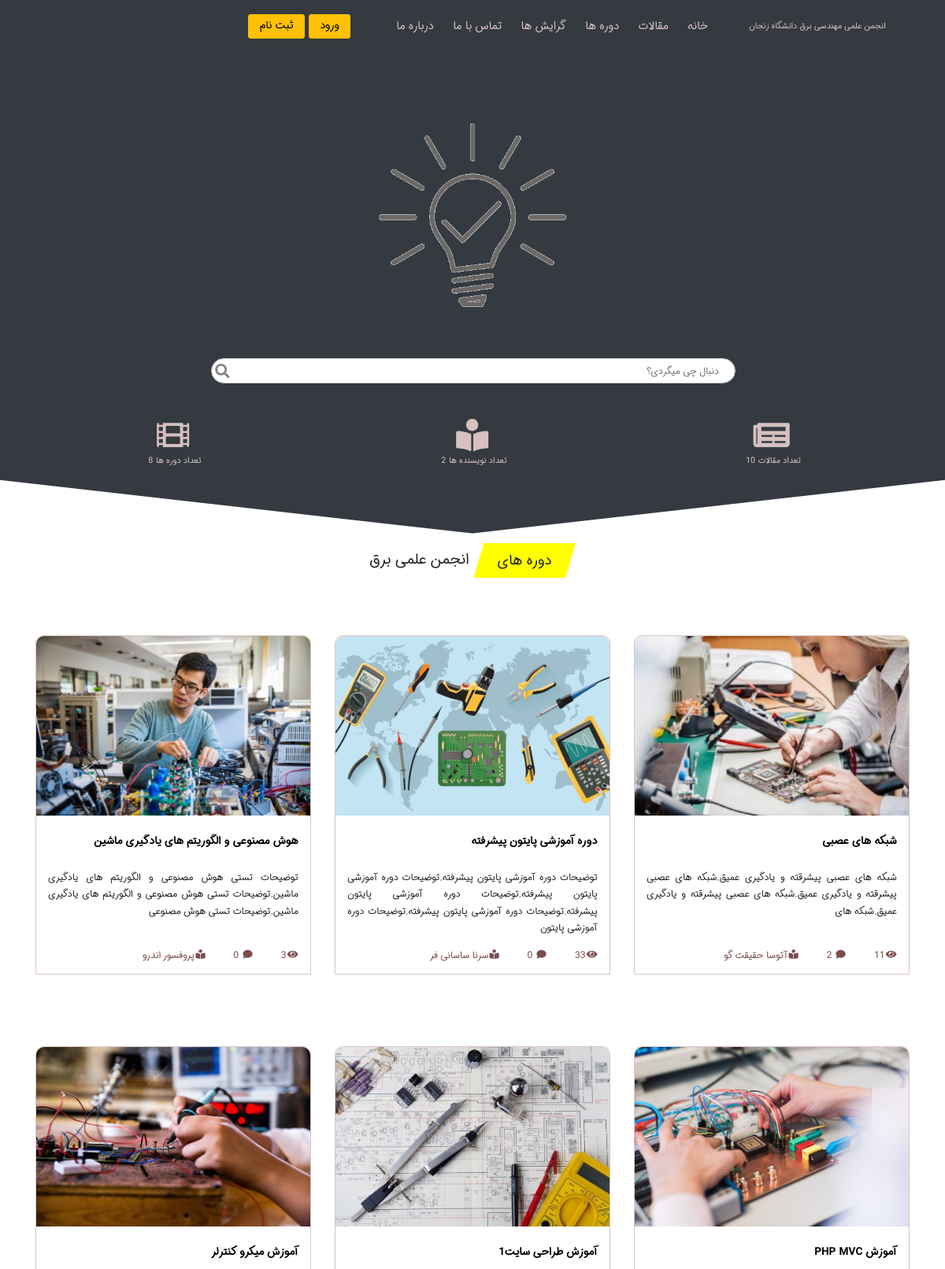
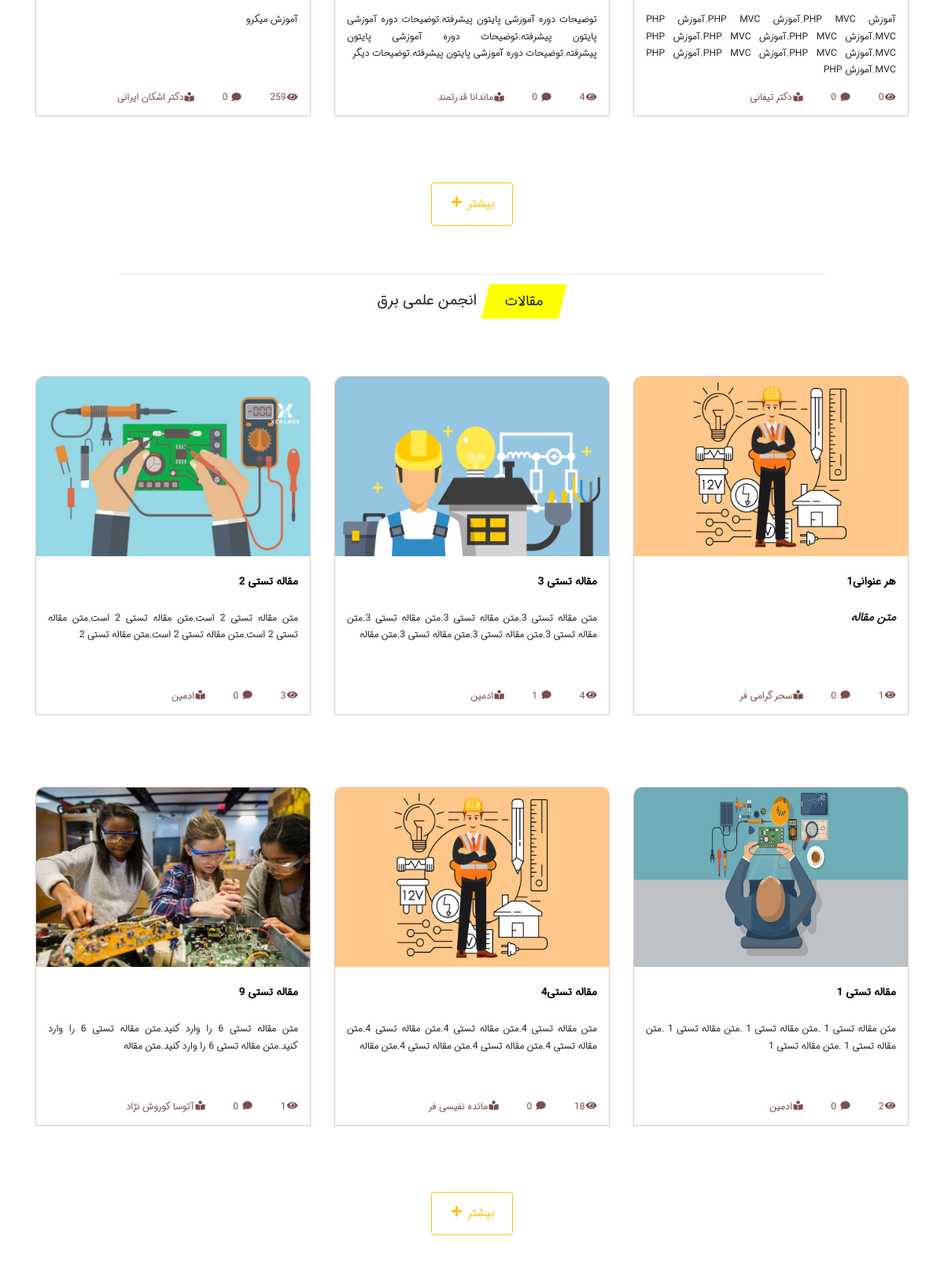
The page / (upper part) on the database its author committed (2 pictures, top to bottom).
### tables this page shows
CREATE TABLE `setting_tbl` (
  `id` int(11) NOT NULL,
  `title_site` varchar(250) NOT NULL,
  `logo_site` varchar(250) NOT NULL,
  `link_instagram` varchar(250) NOT NULL,
  `link_telegram` varchar(250) NOT NULL,
  `address` varchar(250) NOT NULL,
  `link_znu` varchar(250) NOT NULL,
  `link_olom` varchar(250) NOT NULL,
  `link_library` varchar(250) NOT NULL,
  `link_nima` varchar(250) NOT NULL,
  `link_golestan` varchar(250) NOT NULL,
  `copyright` text NOT NULL,
  `about_znu` text NOT NULL,
  `email` varchar(250) NOT NULL
);

CREATE TABLE `menu_tbl` (
  `id` int(11) NOT NULL,
  `title` varchar(250) NOT NULL,
  `url` varchar(250) NOT NULL,
  `chid` int(11) NOT NULL,
  `sort` int(11) NOT NULL,
  `status` int(11) NOT NULL
);

CREATE TABLE `course_tbl` (
  `id` int(11) NOT NULL,
  `title` varchar(250) NOT NULL,
  `body` text NOT NULL,
  `tags` varchar(255) NOT NULL,
  `image` varchar(250) NOT NULL,
  `teacher` varchar(250) NOT NULL,
  `price` int(11) NOT NULL,
  `date` varchar(250) NOT NULL,
  `show_status` int(11) NOT NULL,
  `view_course` bigint(100) NOT NULL
);

CREATE TABLE `paper_tbl` (
  `id` int(11) NOT NULL,
  `name` varchar(250) NOT NULL,
  `userid` int(11) NOT NULL,
  `title` varchar(250) NOT NULL,
  `body` text NOT NULL,
  `tags` varchar(255) NOT NULL,
  `status` int(11) NOT NULL,
  `show_status` int(11) NOT NULL,
  `date` int(11) NOT NULL,
  `image` varchar(250) NOT NULL,
  `plock` int(11) NOT NULL,
  `view_paper` bigint(100) NOT NULL
);

### controller/Clayout.php (called while the page is built, shortened)
<?php
require_once 'admin/model/Mmenu.php';
require_once 'admin/model/Msetting.php';
require_once 'admin/model/Mpaper.php';
require_once 'admin/model/Mcourse.php';
require_once 'admin/model/Muser.php';
$course=new course();
$paper=new paper();
$menu = new menu();
$setting = new setting();
$user = new user();
$menu_list=$menu->enable_menu_list();
$settings = $setting->setting_show();
$paper_results=$paper->enable_count_paper_list();
$course_results=$course->enable_count_course_list();
$user_results=$user->enable_count_writer_list();
?>

### admin/model/Mindex.php (called while the page is built, shortened)
<?php
class main {
    public function __construct()
    {
        global $pdo;
        $this->pdo=$pdo;
    }
}

### admin/model/Msetting.php (called while the page is built, shortened)
<?php
require_once 'Mindex.php';
class setting extends main
{
    public function setting_show()
    {
        $sql = $this->pdo->prepare("SELECT * FROM setting_tbl ");
        $sql->execute();
        $result = $sql->fetch(PDO::FETCH_ASSOC);
        return $result;
    }
}

### admin/model/Mmenu.php (called while the page is built, shortened)
<?php
require_once 'Mindex.php';
class menu extends main
{
    public function enable_menu_list()
    {
        $sql = $this->pdo->prepare("SELECT * FROM menu_tbl WHERE status=? AND chid=? ORDER BY sort ASC");
        $sql->bindValue(1,'1');
        $sql->bindValue(2,'0');
        $sql->execute();
        $result = $sql->fetchAll(PDO::FETCH_ASSOC);
        return $result;
    }
    public function enable_submenu_list($id)
    {
        $sql = $this->pdo->prepare("SELECT * FROM menu_tbl WHERE status=? AND chid=? ORDER BY sort ASC");
        $sql->bindValue(1,'1');
        $sql->bindValue(2,$id);
        $sql->execute();
        $result = $sql->fetchAll(PDO::FETCH_ASSOC);
        return $result;
    }
}

### admin/model/Mpaper.php (called while the page is built, shortened)
<?php
require_once 'Mindex.php';
class paper extends main
{
    public function enable_limit_paper_list() {
        $sql = $this->pdo->prepare("SELECT * FROM paper_tbl WHERE show_status=? ORDER BY date DESC LIMIT 6");
        $sql->bindValue(1,'1');
        $sql->execute();
        $result = $sql->fetchAll(PDO::FETCH_ASSOC);
        return $result;
    }
    public function enable_count_paper_list() {
        $sql = $this->pdo->prepare("SELECT COUNT(id) FROM paper_tbl WHERE show_status=? ORDER BY date DESC LIMIT 6");
        $sql->bindValue(1,'1');
        $sql->execute();
        $results = $sql->fetch(PDO::FETCH_ASSOC);
        return $results;
    }
}

### admin/model/Muser.php (called while the page is built, shortened)
<?php
require_once 'Mindex.php';
class user extends main
{
    public function enable_count_writer_list()
    {
        $sql = $this->pdo->prepare("SELECT COUNT(id) FROM user_tbl WHERE status=? AND verifyAdmin=? ");
        $sql->bindValue(1,'1');
        $sql->bindValue(2,'1');
        $sql->execute();
        $results = $sql->fetch(PDO::FETCH_ASSOC);
        return $results;
    }
}

### admin/model/Mcourse.php (called while the page is built, shortened)
<?php
require_once 'Mindex.php';
class course extends main
{
    public function enable_count_course_list()
    {
        $sql = $this->pdo->prepare("SELECT COUNT(id) FROM course_tbl WHERE show_status=? ORDER BY date DESC ");
        $sql->bindValue(1, '1');
        $sql->execute();
        $results = $sql->fetch(PDO::FETCH_ASSOC);
        return $results;
    }
    public function enable_limit_course_list()
    {
        $sql = $this->pdo->prepare("SELECT * FROM course_tbl WHERE show_status=? ORDER BY date DESC LIMIT 6");
        $sql->bindValue(1, '1');
        $sql->execute();
        $result = $sql->fetchAll(PDO::FETCH_ASSOC);
        return $result;
    }
}

### controller/Cindex.php (called while the page is built)
<?php
require_once 'admin/model/Mpaper.php';
require_once 'admin/model/Mcourse.php';
$course=new course();
$paper=new paper();
$paper_list=$paper->enable_limit_paper_list();
$course_list=$course->enable_limit_course_list();
require_once 'view/index/index.php';?>

### public/include/function.php (called while the page is built)
<?php
function limit_words($string, $word_limit)
{
    $words = explode(" ",$string);
    return implode(" ",array_splice($words,0,$word_limit));
}
       ?>

### view/index/index.php (the view, shortened to what this page needs)
<section class="latest-course mt-4 ">
    <div class="container">
        <div class=" d-flex justify-content-center">
            <h5><span class="content-title">دوره های</span> انجمن علمی برق</h5>
        </div>
        <div class="row">
            <?php foreach ($course_list as $course) :
            ?>
                <div class="col-12 col-md-6 col-lg-4  mb-3 ">
                    <div class="course">
                        <div class="course-item">
                            <a href="index.php?c=course&a=detail&id=<?php echo  $course['id']; ?>"> <img src="<?php echo $course['image']; ?>" alt="course-image" class="img-fluid course-img"></a>
                        </div>
                        <div class="course-caption ">
                            <a href="index.php?c=course&a=detail&id=<?php echo  $course['id']; ?>" class="course-link "><?php echo $course['title']; ?> </a>
                            <div><?php echo limit_words($course['body'], 20) ; ?></div>
                            <span class="seen-caption" title="تعداد بازدیدها"><i class="fas fa-eye fa-fw"></i><?php echo $course['view_course']; ?></span>
                            <span class="seen-comment" title="تعداد نظرات"><i class="fas fa-comment fa-fw"></i>
                            </span>
                            <span class="seen-writer" title="مدرس دوره"><i class="fas fa-book-reader fa-fw"></i><?php echo $course['teacher']; ?></span>
                        </div>
                    </div>
                </div>
            <?php endforeach; ?>
        </div>
    </div>
</section>
<br>
<br>
<br>
<div class="d-flex justify-content-center"><a href="index.php?c=course&a=list" class="btn btn-outline-warning px-4 py-3 mx-auto">بیشتر <i class="fas fa-plus fa-fw"></i></a></div>
<br>
<br>
<hr class="w-75">
<section class="latest-paper mt-4 ">
    <div class="container">
        <div class=" d-flex justify-content-center">
        <h5><span class="content-title"> مقالات</span> انجمن علمی برق</h5>
        </div>
        <div class="row ">
            <?php foreach ($paper_list as $paper) :
            ?>
                <div class="col-12 col-md-6 col-lg-4  mb-3 ">
                    <div class="course">
                        <div class="course-item">
                            <a href="index.php?c=paper&a=detail&id=<?php echo  $paper['id']; ?>"> <img src="<?php echo $paper['image']; ?>" alt="paper-image" class="img-fluid course-img"></a>
                        </div>
                        <div class="course-caption">
                            <a href="index.php?c=paper&a=detail&id=<?php echo  $paper['id']; ?>" class="course-link"> <?php echo $paper['title']; ?></a>
                            <div><?php echo limit_words($paper['body'], 20); ?></div>
                            <span class="seen-caption" title="تعداد بازدیدها"><i class="fas fa-eye fa-fw"></i><?php echo $paper['view_paper']; ?></span>
                            <span class="seen-comment" title="تعداد نظرات"><i class="fas fa-comment fa-fw"></i>
                            </span>
                            <span class="seen-writer"title="نویسنده مقاله"><i class="fas fa-book-reader fa-fw"></i><?php echo $paper['name']; ?></span>
                        </div>
                    </div>
                </div>
            <?php endforeach; ?>
        </div>
    </div>
</section>
<br>
<br>
<br>
<div class="d-flex justify-content-center "><a href="index.php?c=paper&a=list" class="btn btn-outline-warning px-4 py-3 mx-auto">بیشتر <i class="fas fa-plus fa-fw"></i></a></div>
<br>
<br>

### view/layout/header.php (shortened to what this page needs)
<?php $search_content=@$_POST['search_content']?$_POST['search_content']:null; ?>
<html lang="en">
<head>
    <link rel="stylesheet" href="public/default/css/sweet-alert.css">
    <link rel="stylesheet" href="public/default/css/bootstrap.css">
    <link rel="stylesheet" href="public/default/css/style.css">
</head>
<body>
    <header class="bg-dark pb-lg-5">
        <div class="container">
            <nav class="navbar navbar-expand-lg navbar-light pt-3 pb-lg-5" id="top_nav">
                <a class="navbar-brand" href="#"><?php echo $settings['title_site']; ?> </a>
                <div class="collapse navbar-collapse" id="navbarSupportedContent">
                    <ul class="navbar-nav">
                        <?php foreach ($menu_list as $val) :
                            $rows = $menu->enable_submenu_list($val['id']);
                            if ($rows) {
                        ?>
                                <li class="nav-item dropdown">
                                    <a class="nav-link dropdown-toggle" href="<?php echo $val['url']; ?>" id="navbarDropdown" role="button" data-toggle="dropdown" aria-haspopup="true" aria-expanded="false">
                                        <?php echo $val['title']; ?>
                                    </a>
                                    <div class="dropdown-menu dropdown-menu-right" aria-labelledby="navbarDropdown">
                                        <?php foreach ($rows as $row) : ?>
                                            <a class="dropdown-item" href="<?php echo $row['url']; ?>"><?php echo $row['title']; ?> </a>
                                        <?php endforeach; ?>
                                    </div>
                                </li>
                            <?php } else { ?>
                                <li class="nav-item ">
                                    <a class="nav-link " href=" <?php echo $val['url']; ?>" id="navbarDropdown" role="button" aria-haspopup="true" aria-expanded="false">
                                        <?php echo $val['title']; ?>
                                    </a>
                                </li>
                            <?php } ?>
                        <?php endforeach; ?>
                    </ul>
                    <div class="mr-5">
                        <?php
                        if (isset($_SESSION['user_id'])) {
                            echo '<span class= "mx-2 header-login my-2">' . $_SESSION['name'] . ' عزیز خوش آمدی</span> ';
                            ?><div> <?php if($_SESSION['role']){
                                echo " <a class=' btn btn-warning btn-sm header-login-link my-2' href='admin/index.php' >پنل کاربری من</a>";
                            }else {
                                echo " <a class=' btn btn-warning btn-sm header-login-link my-2' href='admin/dashbord.php' >پنل کاربری من</a>";
                            }
                            echo " <a class=' btn btn-warning btn-sm header-login-link my-2' href='index.php?c=user&a=logout' >خروج</a>";
                            ?></div>
                        <?php } else {
                            echo "<a class='btn btn-warning btn-sm header-login-link' href='index.php?c=user&a=login'>ورود</a> ";
                            echo "<a class='btn btn-warning btn-sm header-login-link' href='index.php?c=user&a=register' >ثبت نام</a>";
                        }
                        ?>
                    </div>
                </div>
            </nav>
            <div class="row justify-content-center">
                <div class="col-4  w-50 h-50"><img src="public/default/image/bg.gif" alt="animation-background" class="img-fluid"></div>
            </div>
            <div class="pt-lg-1 pb-5 pt-0 mt-lg-1 mt-0">
                <form class="form-inline my-2 my-lg-0 mr-auto justify-content-center" method="POST" action="index.php?c=search">
                    <input class="form-control mr-sm-2 placholder search-box" type="search" placeholder="دنبال چی میگردی؟" aria-label="Search" name="search_content" value="<?php echo $search_content;?>" >
                    <button class="search-icon btn" type="submit"><i class="fas fa-search fa-fw"></i></button>
                </form>
            </div>
            <div>
                <div class="row justify-content-center mb-4">
                    <div class="col-4 info-site "><a href="#" class="info-icon"> <i class="fas fa-newspaper fa-fw"></i></a>
                        <div class="row d-flex justify-content-center">
                            <p> تعداد مقالات </p>
                            <p class="px-1"> <?php echo $paper_counts; ?> </p>
                        </div>
                    </div>
                    <div class="col-4 info-site"><a href="#" class="info-icon"> <i class="fas fa-book-reader fa-fw"></i></a>
                        <div class="row d-flex justify-content-center">
                            <p>تعداد نویسنده ها</p>
                            <p class="px-1"> <?php echo $user_counts; ?> </p>
                        </div>
                    </div>
                    <div class="col-4 info-site "><a href="#" class="info-icon"> <i class="fas fa-film fa-fw"></i></a>
                        <div class="row d-flex justify-content-center">
                            <p>تعداد دوره ها</p>
                            <p class="px-1"> <?php echo $course_counts; ?> </p>
                        </div>
                    </div>
                </div>
            </div>
        </div>
    </header>

### rows shown on the page
setting_tbl: title_site "انجمن علمی مهندسی برق دانشگاه زنجان"
menu_tbl: title "خانه"
menu_tbl: title "مقالات"
menu_tbl: title "دوره ها"
menu_tbl: title "گرایش ها"
menu_tbl: title "تماس با ما"
menu_tbl: title "درباره ما"
course_tbl: image (picture), title "شبکه های عصبی", body "شبکه های عصبی پیشرقته و یادگیری عمیق.شبکه های عصبی پیشرقته و یادگیری عمیق.شبکه های عصبی پیشرقته و یادگیری عمیق.شبکه های", view_course "11", teacher "آتوسا حقیقت گو"
course_tbl: image (picture), title "دوره آموزشی پایتون پیشرفته", body "توضیحات دوره آموزشی پایتون پیشرفته.توضیحات دوره آموزشی پایتون پیشرفته.توضیحات دوره آموزشی پایتون پیشرفته.توضیحات دوره آموزشی پایتون پیشرفته.توضیحات دوره آموزشی پایتون", view_course "33", teacher "سرنا ساسانی فر"
course_tbl: image (picture), title "هوش مصنوعی و الگوریتم های یادگیری ماشین", body "توضیحات تستی هوش مصنوعی و الگوریتم های یادگیری ماشین.توضیحات تستی هوش مصنوعی و الگوریتم های یادگیری ماشین.توضیحات تستی هوش مصنوعی", view_course "3", teacher "پروفسور اندرو"
course_tbl: image (picture), title "آموزش PHP MVC", body "آموزش PHP MVC.آموزش PHP MVC.آموزش PHP MVC.آموزش PHP MVC.آموزش PHP MVC.آموزش PHP MVC.آموزش PHP MVC.آموزش PHP MVC.آموزش PHP MVC.آموزش PHP", view_course "0", teacher "دکتر تیفانی"
course_tbl: image (picture), title "آموزش طراحی سایت1", body "توضیحات دوره آموزشی پایتون پیشرفته.توضیحات دوره آموزشی پایتون پیشرفته.توضیحات دوره آموزشی پایتون پیشرفته.توضیحات دوره آموزشی پایتون پیشرفته.توضیحات دیگر", view_course "4", teacher "ماندانا قدرتمند"
course_tbl: image (picture), title "آموزش میکرو کنترلر", body "آموزش میکرو", view_course "259", teacher "دکتر اشکان ایرانی"
paper_tbl: image (picture), title "هر عنوانی1", body "متن مقاله", view_paper "1", name "سحر گرامی فر"
paper_tbl: image (picture), title "مقاله تستی 3", body "متن مقاله تستی 3.متن مقاله تستی 3.متن مقاله تستی 3.متن مقاله تستی 3.متن مقاله تستی 3.متن مقاله تستی 3.متن مقاله", view_paper "4", name "ادمین"
paper_tbl: image (picture), title "مقاله تستی 2", body "متن مقاله تستی 2 است.متن مقاله تستی 2 است.متن مقاله تستی 2 است.متن مقاله تستی 2 است.متن مقاله تستی 2", view_paper "3", name "ادمین"
paper_tbl: image (picture), title "مقاله تستی 1", body "متن مقاله تستی 1 .متن مقاله تستی 1 .متن مقاله تستی 1 .متن مقاله تستی 1 .متن مقاله تستی 1", view_paper "2", name "ادمین"
paper_tbl: image (picture), title "مقاله تستی4", body "متن مقاله تستی 4.متن مقاله تستی 4.متن مقاله تستی 4.متن مقاله تستی 4.متن مقاله تستی 4.متن مقاله تستی 4.متن مقاله", view_paper "18", name "مائده نفیسی فر"
paper_tbl: image (picture), title "مقاله تستی 9", body "متن مقاله تستی 6 را وارد کنید.متن مقاله تستی 6 را وارد کنید.متن مقاله تستی 6 را وارد کنید.متن مقاله", view_paper "1", name "آتوسا کوروش نژاد"

### other values the page prints
$paper_counts "10"
$user_counts "2"
$course_counts "8"
